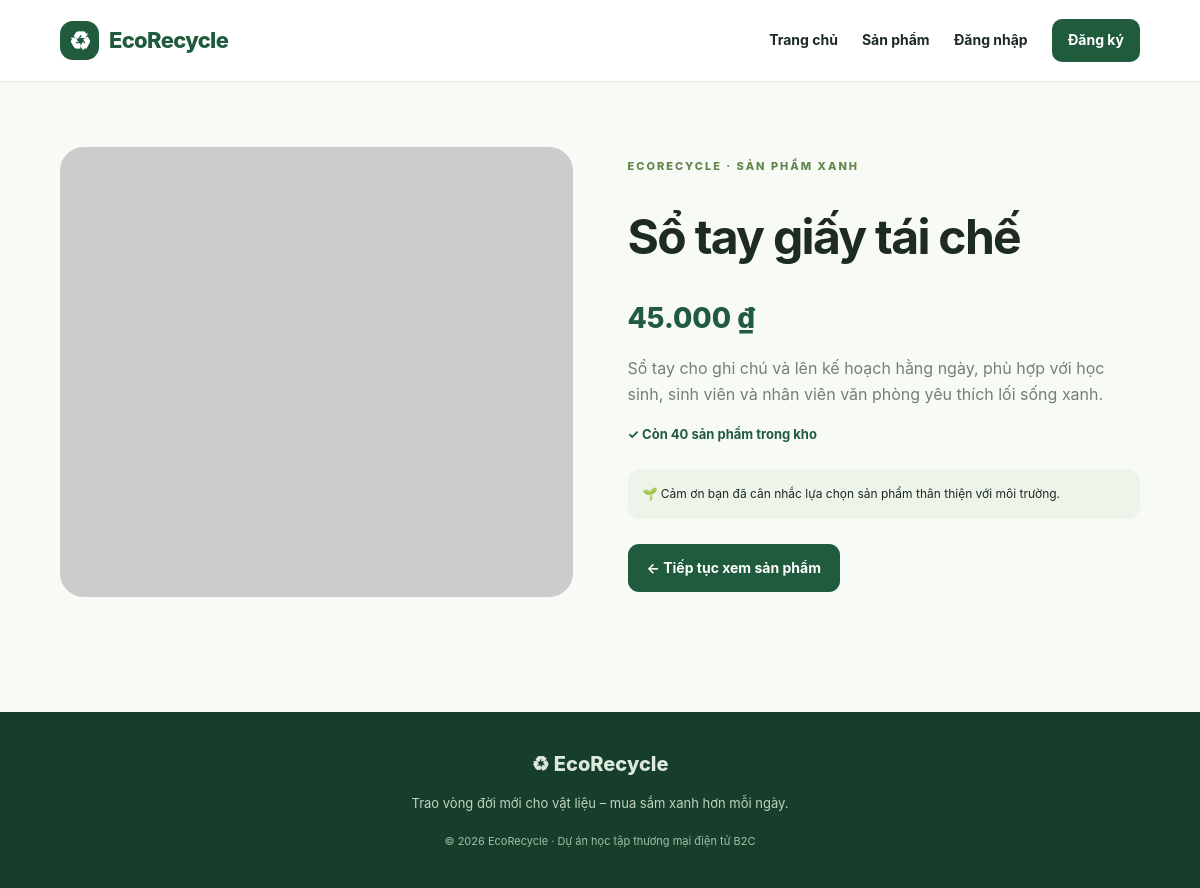
The page /public/product.php?id=3 on the database its author committed.
### tables this page shows
CREATE TABLE IF NOT EXISTS products (
  id INT UNSIGNED AUTO_INCREMENT PRIMARY KEY,
  name VARCHAR(180) NOT NULL,
  description TEXT NOT NULL,
  price DECIMAL(12,2) NOT NULL DEFAULT 0,
  stock INT NOT NULL DEFAULT 0,
  image_url VARCHAR(1000) DEFAULT '',
  status ENUM('active','hidden') NOT NULL DEFAULT 'active',
  created_at TIMESTAMP NOT NULL DEFAULT CURRENT_TIMESTAMP,
  updated_at TIMESTAMP NOT NULL DEFAULT CURRENT_TIMESTAMP ON UPDATE CURRENT_TIMESTAMP,
  INDEX idx_products_status (status),
  INDEX idx_products_name (name)
);

### includes/functions.php (called while the page is built, shortened)
<?php
function e(?string $value): string {
    return htmlspecialchars($value ?? '', ENT_QUOTES, 'UTF-8');
}
function money(float|int|string $amount): string {
    return number_format((float)$amount, 0, ',', '.') . ' ₫';
}

### public/product.php (the view, shortened to what this page needs)
<?php
require_once __DIR__ . '/../config/database.php';
require_once __DIR__ . '/../includes/functions.php';
$id = filter_input(INPUT_GET, 'id', FILTER_VALIDATE_INT);
$stmt = $pdo->prepare("SELECT * FROM products WHERE id = ? AND status = 'active'");
$stmt->execute([$id ?: 0]); $product = $stmt->fetch();
require __DIR__ . '/../includes/header.php';
?>
<div class="detail-layout">
  <div class="detail-image"><img src="<?= e($product['image_url']) ?>" alt="<?= e($product['name']) ?>" onerror="this.src='https://placehold.co/800x700/e8f2e8/245a3b?text=EcoRecycle'"></div>
  <div class="detail-copy"><span class="eyebrow">ECORECYCLE · SẢN PHẨM XANH</span><h1><?= e($product['name']) ?></h1><div class="detail-price"><?= money($product['price']) ?></div><p><?= nl2br(e($product['description'])) ?></p><p class="stock-note"><?= (int)$product['stock'] > 0 ? '✓ Còn ' . (int)$product['stock'] . ' sản phẩm trong kho' : 'Tạm hết hàng' ?></p><div class="notice">🌱 Cảm ơn bạn đã cân nhắc lựa chọn sản phẩm thân thiện với môi trường.</div><a class="button button-primary" href="products.php">← Tiếp tục xem sản phẩm</a></div>
</div>
<?php require __DIR__ . '/../includes/footer.php'; ?>

### public/assets/style.css (style rules this page uses)
:root { --green:#205b3d;--green-dark:#153d2b;--mint:#e8f2e8;--lime:#c6e7a3;--ink:#1d2b22;--muted:#718078;--line:#e4eae4;--white:#fff;--paper:#f8faf6;--radius:20px;--shadow:0 18px 50px rgba(26,69,43,.09) }
* { box-sizing:border-box }
html { scroll-behavior:smooth }
body { margin:0;background:var(--paper);color:var(--ink);font-family:Inter,"Segoe UI",Arial,sans-serif;line-height:1.6 }
a { color:inherit;text-decoration:none }
.eyebrow { font-size:11px;font-weight:850;letter-spacing:2px;color:#62854d }
.button { display:inline-flex;align-items:center;justify-content:center;gap:8px;border:0;border-radius:11px;padding:13px 19px;font-weight:750;font-size:14px;cursor:pointer;transition:transform .2s,background .2s }
.button-primary { background:var(--green);color:white }
.detail-layout { display:grid;grid-template-columns:1fr 1fr;gap:55px;align-items:center;padding:65px 0 }
.detail-image { height:450px;border-radius:24px;overflow:hidden;background:var(--mint) }
.detail-image img { width:100%;height:100%;object-fit:cover }
.detail-copy h1 { font-size:clamp(32px,4vw,48px);line-height:1.12;letter-spacing:-1.7px }
.detail-copy>p { color:var(--muted) }
.detail-price { font-size:28px;color:var(--green);font-weight:850 }
.stock-note { font-size:13px;color:var(--green)!important;font-weight:750 }
.notice { padding:15px;background:#edf4e9;border-radius:12px;font-size:12px;margin:25px 0 }

### rows shown on the page
products: name "Sổ tay giấy tái chế", price "45.000 ₫", description "Sổ tay cho ghi chú và lên kế hoạch hằng ngày, phù hợp với học sinh, sinh viên và nhân viên văn phòng yêu thích lối sống xanh.", stock "40"
